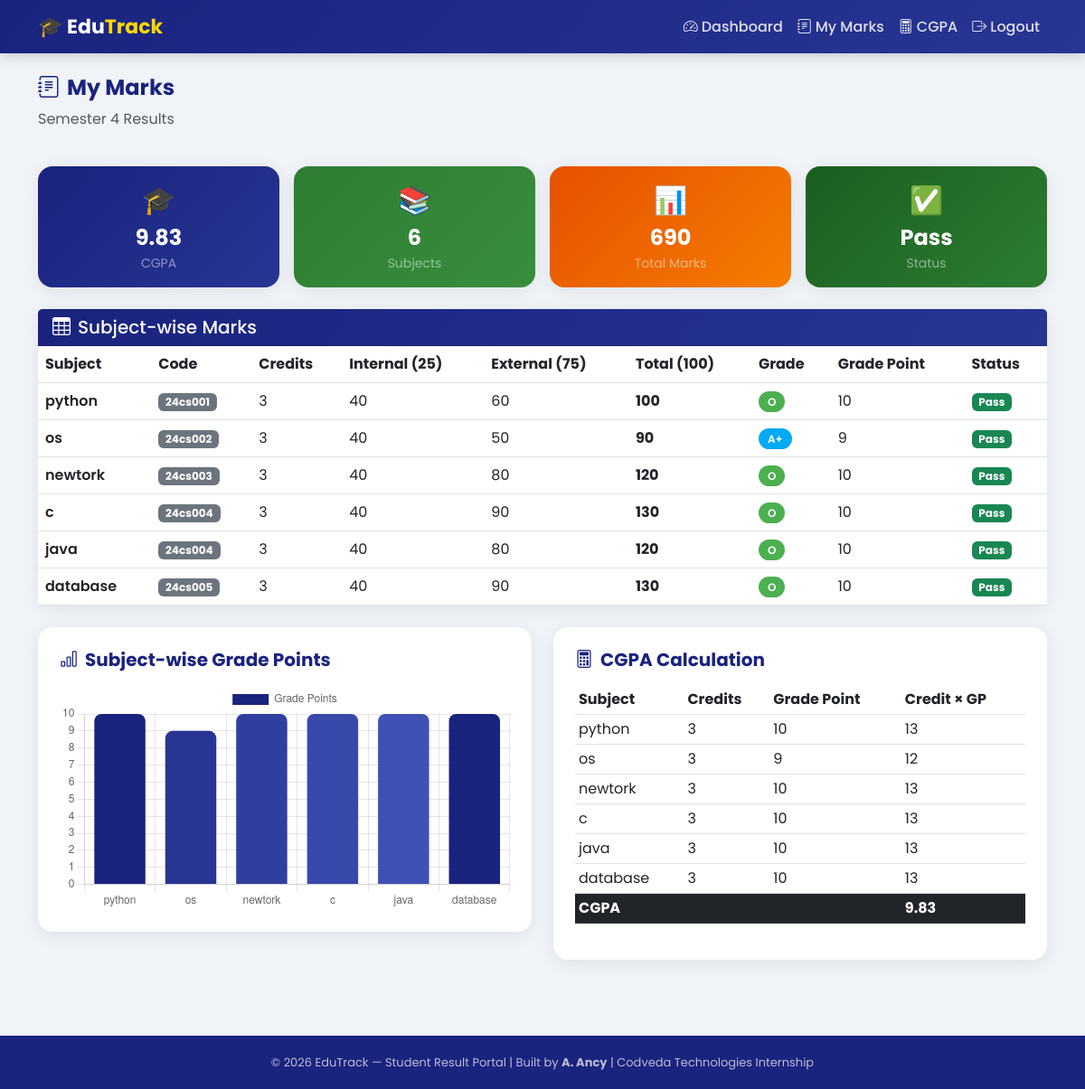
The page /marks/ (signed in) on the database its author committed.
### results/models.py (models this page shows, shortened)
class StudentProfile(models.Model):
    user = models.OneToOneField(User, on_delete=models.CASCADE)
    roll_no = models.CharField(max_length=20, unique=True)
    department = models.CharField(max_length=100, default="Computer Science")
    year = models.IntegerField(default=1)
    semester = models.IntegerField(default=1)

class Marks(models.Model):
    student = models.ForeignKey(StudentProfile, on_delete=models.CASCADE)
    subject = models.ForeignKey(Subject, on_delete=models.CASCADE)
    internal_marks = models.IntegerField(default=0)
    external_marks = models.IntegerField(default=0)
    @property
    def total_marks(self):
        return self.internal_marks + self.external_marks
    @property
    def grade(self):
        total = self.total_marks
        if total >= 91: return "O"
        elif total >= 81: return "A+"
        elif total >= 71: return "A"
        elif total >= 61: return "B+"
        elif total >= 51: return "B"
        elif total >= 45: return "C"
        else: return "U"
    @property
    def grade_point(self):
        total = self.total_marks
        if total >= 91: return 10
        elif total >= 81: return 9
        elif total >= 71: return 8
        elif total >= 61: return 7
        elif total >= 51: return 6
        elif total >= 45: return 5
        else: return 0

class Subject(models.Model):
    name = models.CharField(max_length=100)
    code = models.CharField(max_length=20)
    credits = models.IntegerField(default=3)
    semester = models.IntegerField(default=1)

### results/views.py (the view)
# urls.py: path('marks/', result_views.marks_view),
@login_required(login_url='/login/')
def marks_view(request):
    try:
        profile = StudentProfile.objects.get(user=request.user)
        marks = Marks.objects.filter(student=profile)
        marks_list = list(marks)
        if marks_list:
            total_credits = sum(m.subject.credits for m in marks_list)
            total_points = sum(m.subject.credits * m.grade_point for m in marks_list)
            cgpa = round(total_points / total_credits, 2) if total_credits > 0 else 0
        else:
            cgpa = 0
        total_marks = sum(m.total_marks for m in marks_list)
        pass_status = 'Fail' if any(m.grade == 'U' for m in marks_list) else 'Pass'
        return render(request, 'results/list.html', {
            'profile': profile,
            'marks': marks_list,
            'cgpa': cgpa,
            'total_marks': total_marks,
            'pass_status': pass_status,
        })
    except StudentProfile.DoesNotExist:
        return redirect('/login/')

### templates/results/list.html (shortened to what this page needs)
{% extends 'base.html' %}
{% block content %}
<div class="row mb-4">
  <div class="col-12">
    <h4 class="fw-bold" style="color:#1a237e">
      <i class="bi bi-journal-text me-2"></i>My Marks
    </h4>
    <p class="text-muted">Semester {{ profile.semester }} Results</p>
  </div>
</div>
<div class="row g-3 mb-4">
  <div class="col-md-3">
    <div class="card stat-card p-3 text-center" style="background: linear-gradient(135deg, #1a237e, #283593);">
      <div style="font-size:30px">🎓</div>
      <div class="fw-bold text-white fs-4">{{ cgpa }}</div>
      <div class="text-white-50 small">CGPA</div>
    </div>
  </div>
  <div class="col-md-3">
    <div class="card stat-card p-3 text-center" style="background: linear-gradient(135deg, #2e7d32, #388e3c);">
      <div style="font-size:30px">📚</div>
      <div class="fw-bold text-white fs-4">{{ marks|length }}</div>
      <div class="text-white-50 small">Subjects</div>
    </div>
  </div>
  <div class="col-md-3">
    <div class="card stat-card p-3 text-center" style="background: linear-gradient(135deg, #e65100, #f57c00);">
      <div style="font-size:30px">📊</div>
      <div class="fw-bold text-white fs-4">{{ total_marks }}</div>
      <div class="text-white-50 small">Total Marks</div>
    </div>
  </div>
  <div class="col-md-3">
    <div class="card stat-card p-3 text-center"
      style="background: linear-gradient(135deg, {% if pass_status == 'Pass' %}#1b5e20, #2e7d32{% else %}#b71c1c, #c62828{% endif %});">
      <div style="font-size:30px">{% if pass_status == 'Pass' %}✅{% else %}❌{% endif %}</div>
      <div class="fw-bold text-white fs-4">{{ pass_status }}</div>
      <div class="text-white-50 small">Status</div>
    </div>
  </div>
</div>
<div class="card stat-card">
  <div class="card-header" style="background: linear-gradient(135deg, #1a237e, #283593);">
    <h5 class="text-white mb-0">
      <i class="bi bi-table me-2"></i>Subject-wise Marks
    </h5>
  </div>
  <div class="card-body p-0">
    <div class="table-responsive">
      <table class="table table-hover mb-0">
        <thead style="background:#f8f9fa;">
          <tr>
            <th>Subject</th>
            <th>Code</th>
            <th>Credits</th>
            <th>Internal (25)</th>
            <th>External (75)</th>
            <th>Total (100)</th>
            <th>Grade</th>
            <th>Grade Point</th>
            <th>Status</th>
          </tr>
        </thead>
        <tbody>
          {% for mark in marks %}
          <tr>
            <td class="fw-semibold">{{ mark.subject.name }}</td>
            <td><span class="badge bg-secondary">{{ mark.subject.code }}</span></td>
            <td>{{ mark.subject.credits }}</td>
            <td>{{ mark.internal_marks }}</td>
            <td>{{ mark.external_marks }}</td>
            <td><strong>{{ mark.total_marks }}</strong></td>
            <td>
              <span class="grade-{{ mark.grade|cut:'+' }}">{{ mark.grade }}</span>
            </td>
            <td>{{ mark.grade_point }}</td>
            <td>
              {% if mark.grade == 'U' %}
                <span class="badge bg-danger">Fail</span>
              {% else %}
                <span class="badge bg-success">Pass</span>
              {% endif %}
            </td>
          </tr>
          {% endfor %}
        </tbody>
      </table>
    </div>
  </div>
</div>
<div class="row mt-4">
  <div class="col-md-6">
    <div class="card stat-card p-4">
      <h5 class="fw-bold mb-3" style="color:#1a237e">
        <i class="bi bi-bar-chart me-2"></i>Subject-wise Grade Points
      </h5>
      <canvas id="gradeChart"></canvas>
    </div>
  </div>
  <div class="col-md-6">
    <div class="card stat-card p-4">
      <h5 class="fw-bold mb-3" style="color:#1a237e">
        <i class="bi bi-calculator me-2"></i>CGPA Calculation
      </h5>
      <table class="table table-sm">
        <thead>
          <tr>
            <th>Subject</th>
            <th>Credits</th>
            <th>Grade Point</th>
            <th>Credit × GP</th>
          </tr>
        </thead>
        <tbody>
          {% for mark in marks %}
          <tr>
            <td>{{ mark.subject.name }}</td>
            <td>{{ mark.subject.credits }}</td>
            <td>{{ mark.grade_point }}</td>
            <td>{{ mark.subject.credits|add:mark.grade_point }}</td>
          </tr>
          {% endfor %}
        </tbody>
        <tfoot>
          <tr class="table-dark">
            <td colspan="3"><strong>CGPA</strong></td>
            <td><strong>{{ cgpa }}</strong></td>
          </tr>
        </tfoot>
      </table>
    </div>
  </div>
</div>
{% endblock %}
{% block scripts %}
<script>
  const ctx = document.getElementById('gradeChart').getContext('2d');
  new Chart(ctx, {
    type: 'bar',
    data: {
      labels: [{% for mark in marks %}'{{ mark.subject.name }}'{% if not forloop.last %},{% endif %}{% endfor %}],
      datasets: [{
        label: 'Grade Points',
        data: [{% for mark in marks %}{{ mark.grade_point }}{% if not forloop.last %},{% endif %}{% endfor %}],
        backgroundColor: ['#1a237e','#283593','#303f9f','#3949ab','#3f51b5'],
        borderRadius: 8,
      }]
    },
    options: {
      responsive: true,
      scales: { y: { beginAtZero: true, max: 10 } }
    }
  });
</script>
{% endblock %}

### templates/base.html (shortened to what this page needs)
<!DOCTYPE html>
<html lang="en">
<head>
  <link href="https://cdn.jsdelivr.net/npm/bootstrap@5.3.0/dist/css/bootstrap.min.css" rel="stylesheet"/>
  <link href="https://cdn.jsdelivr.net/npm/bootstrap-icons@1.10.5/font/bootstrap-icons.css" rel="stylesheet"/>
</head>
<body>
<nav class="navbar navbar-expand-lg">
  <div class="container">
    <a class="navbar-brand" href="#">
      🎓 Edu<span>Track</span>
    </a>
    <div class="collapse navbar-collapse" id="navMenu">
      <ul class="navbar-nav ms-auto">
        {% if user.is_authenticated %}
          <li class="nav-item">
            <a class="nav-link" href="/dashboard">
              <i class="bi bi-speedometer2 me-1"></i>Dashboard
            </a>
          </li>
          <li class="nav-item">
            <a class="nav-link" href="/marks">
              <i class="bi bi-journal-text me-1"></i>My Marks
            </a>
          </li>
          <li class="nav-item">
            <a class="nav-link" href="/cgpa">
              <i class="bi bi-calculator me-1"></i>CGPA
            </a>
          </li>
          <li class="nav-item">
            <a class="nav-link text-warning" href="/logout">
              <i class="bi bi-box-arrow-right me-1"></i>Logout
            </a>
          </li>
        {% endif %}
      </ul>
    </div>
  </div>
</nav>
<main class="py-4">
  <div class="container">
    {% block content %}
    {% endblock %}
  </div>
</main>
<footer class="footer">
  <p class="mb-0">© 2026 EduTrack — Student Result Portal | Built by <strong>A. Ancy</strong> | Codveda Technologies Internship</p>
</footer>
{% block scripts %}{% endblock %}
</body>
</html>

### templates/base.html (style rules this page uses)
* { font-family: 'Poppins', sans-serif; }
body { background: #f0f4f8; }
.navbar { background: linear-gradient(135deg, #1a237e, #283593); box-shadow: 0 2px 15px rgba(0,0,0,0.2); }
.navbar-brand { font-weight: 700; font-size: 22px; color: white !important; }
.navbar-brand span { color: #FFD700; }
.nav-link { color: rgba(255,255,255,0.85) !important; font-weight: 500; }
.footer { background: #1a237e; color: rgba(255,255,255,0.7); padding: 20px 0; text-align: center; font-size: 13px; margin-top: 60px; }
.stat-card { border-radius: 16px; border: none; box-shadow: 0 4px 20px rgba(0,0,0,0.08); transition: transform 0.2s; }
.grade-O { background: #4CAF50; color: white; padding: 3px 10px; border-radius: 20px; font-size: 12px; font-weight: 600; }
.grade-A { background: #03A9F4; color: white; padding: 3px 10px; border-radius: 20px; font-size: 12px; font-weight: 600; }

### rows shown on the page
StudentProfile: semester "4"
Marks: subject.name "python", subject.code "24cs001", subject.credits "3", internal_marks "40", external_marks "60", total_marks "100", grade "O", grade_point "10", shows "Pass", subject.credits|add "13"
Marks: subject.name "os", subject.code "24cs002", subject.credits "3", internal_marks "40", external_marks "50", total_marks "90", grade "A+", grade_point "9", shows "Pass", subject.credits|add "12"
Marks: subject.name "newtork", subject.code "24cs003", subject.credits "3", internal_marks "40", external_marks "80", total_marks "120", grade "O", grade_point "10", shows "Pass", subject.credits|add "13"
Marks: subject.name "c", subject.code "24cs004", subject.credits "3", internal_marks "40", external_marks "90", total_marks "130", grade "O", grade_point "10", shows "Pass", subject.credits|add "13"
Marks: subject.name "java", subject.code "24cs004", subject.credits "3", internal_marks "40", external_marks "80", total_marks "120", grade "O", grade_point "10", shows "Pass", subject.credits|add "13"
Marks: subject.name "database", subject.code "24cs005", subject.credits "3", internal_marks "40", external_marks "90", total_marks "130", grade "O", grade_point "10", shows "Pass", subject.credits|add "13"

### other values the page prints
{{ cgpa }} "9.83"
{{ marks|length }} "6"
{{ total_marks }} "690"
{{ pass_status }} "Pass"
chart data {{ mark.subject.name }} python, os, newtork, c, java, database
chart data {{ mark.grade_point }} 10, 9, 10, 10, 10, 10
